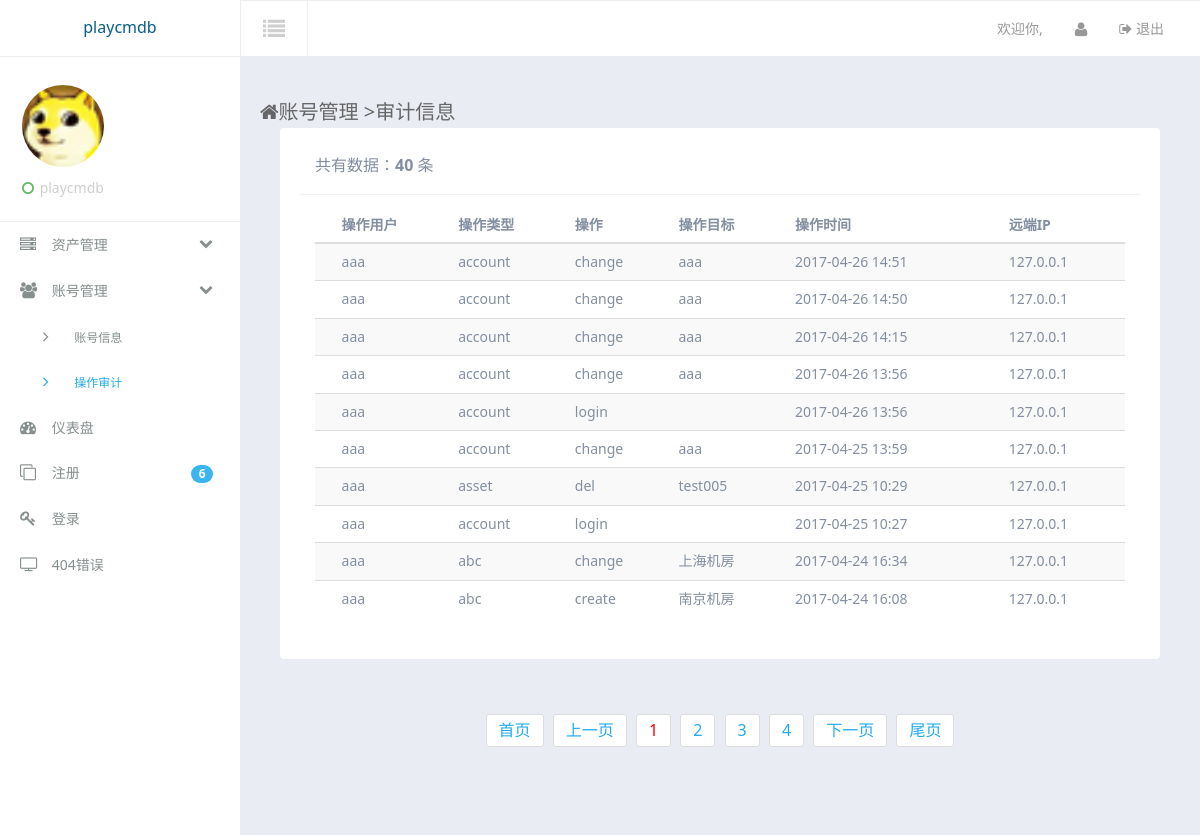
The app's page /accounts/audit/ (signed in), older data.
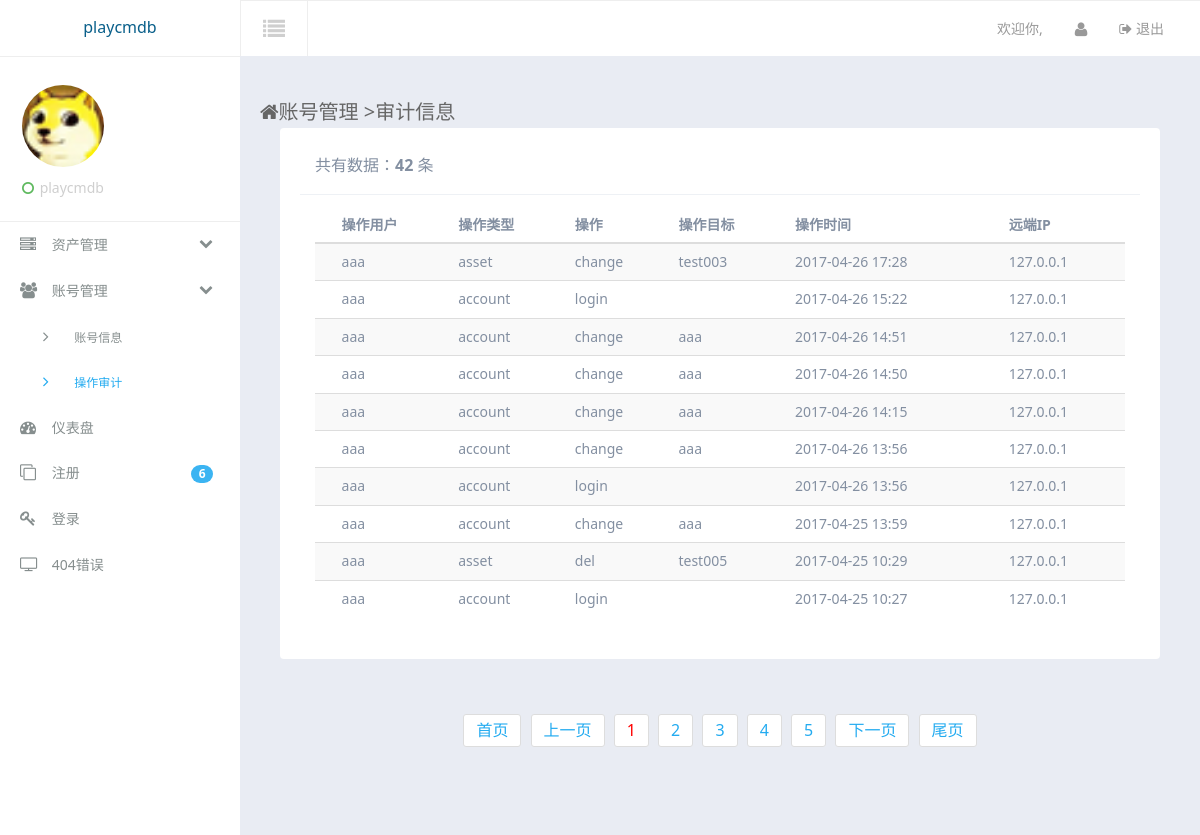
The same page, newer data.
### accounts/models.py (models this page shows)
class AuditInfo(models.Model):
    account = models.CharField(max_length=50,verbose_name = u'操作用户')
    operation = models.CharField(max_length=20,verbose_name = u'操作')
    target = models.CharField(max_length=30,verbose_name = u'操作目标')
    timestamp = models.DateTimeField(auto_now_add = True,verbose_name = u'操作时间')
    remote_ip = models.CharField(max_length=30,verbose_name = u'操作远端ip')
    type = models.CharField(max_length=30,verbose_name = u'操作类型')

### accounts/views.py (the view)
# urls.py: url(r'^audit/(\d*)', audit_info),
@is_login_auth
def audit_info(request,page):
    try:
        page = int(page)
    except Exception:
        page = 1
    ret = {'UserInfoObj':None,'Side':None,'SideSub':None,'AuditInfoObjs':None}
    ret['Side'] = 'accounts'
    ret['SideSub'] = 'audit'
    account = request.session.get('username',None)
    allMatchAudit = AuditInfo.objects.filter(account = account).order_by('-timestamp')
    AllCount = allMatchAudit.count()
    ret['AllCount'] = AllCount
    PageObj = Page(AllCount,page,10)
    AuditInfoObjs = allMatchAudit[PageObj.begin:PageObj.end]
    pageurl = 'audit'
    app = 'accounts'
    pageinfo = page_div(page, PageObj.all_page_count,app,pageurl)
    ret['PageInfo'] = pageinfo
    ret['AuditInfoObjs'] = AuditInfoObjs
    return render_to_response('accounts/audit.html',ret)

### assets/utils.py (called while the page is built)
    @property
    def begin(self):
        return (self.CurrentPage-1)*self.DataNum

    @property
    def end(self):
        return self.CurrentPage*self.DataNum

    @property
    def all_page_count(self):
        all_page = divmod(self.AllCount,self.DataNum)
        if all_page[1] == 0 and all_page[0] != 0:
            all_page_count = all_page[0]
        else:
            all_page_count = all_page[0]+1
        return all_page_count

### templates/accounts/audit.html
{% extends "suit/base.html" %}
{% block content %}
<div class="container-fluid am-cf">
    <div class="row">
        <div class="am-u-sm-12 am-u-md-12 am-u-lg-9">
        	<div class="page-header-heading"><span class="am-icon-home page-header-heading-icon"></span>账号管理 <span class="c-gray en">&gt;</span>审计信息</div>
        </div>
    </div>
	<div class="row-content am-cf">
                <div class="row">
                    <div class="am-u-sm-12 am-u-md-12 am-u-lg-12">
                        <div class="widget am-cf">
                            <div class="widget-head am-cf">
                                <div class="widget-title am-fl"><span>共有数据：<strong>{{ AllCount }}</strong> 条</span></div>
                            </div>
                            <div class="widget-body  widget-body-lg am-fr">
                                <table width="100%" class="am-table am-table-compact am-table-striped tpl-table-black " id="example-r">
                                    <thead>
                                        <tr>
											<th></th>
											<th>操作用户</th>
											<th>操作类型</th>
											<th>操作</th>
											<th>操作目标</th>
											<th>操作时间</th>
											<th>远端IP</th>
                                        </tr>
                                    </thead>
                                    <tbody>
									{% for i in AuditInfoObjs %}
										<tr class="text-c">
											<td></td>
											<td>{{ i.account }}</td>
											<td>{{ i.type }}</td>
											<td>{{ i.operation }}</td>
											<td>{{ i.target }}</td>
											<td>{{ i.timestamp|date:"Y-m-d H:i" }}</td>
											<td>{{ i.remote_ip }}</td>
										</tr>
									{% endfor %}
                                    </tbody>
                                </table>
                            </div>
                        </div>
                    </div>
                </div>
	</div><ul class="am-pagination tpl-pagination am-pagination-centered">{{ PageInfo }}</ul>
</div>
{% endblock %}

Row changes from the older to the newer data that the page shows:
no longer on this page (row unchanged): AuditInfo: account "aaa", type "abc", operation "change", target "上海机房", timestamp "2017-04-24 16:34", remote_ip "127.0.0.1"
no longer on this page (row unchanged): AuditInfo: account "aaa", type "abc", operation "create", target "南京机房", timestamp "2017-04-24 16:08", remote_ip "127.0.0.1"
added AuditInfo: account "aaa", type "asset", operation "change", target "test003", timestamp "2017-04-26 17:28", remote_ip "127.0.0.1"
added AuditInfo: account "aaa", type "account", operation "login", timestamp "2017-04-26 15:22", remote_ip "127.0.0.1"
Text that changed along with them:
{{ AllCount }}: "40" → "42"
{{ PageInfo }}: "首页 上一页 1 2 3 4 下一页 尾页" → "首页 上一页 1 2 3 4 5 下一页 尾页"
